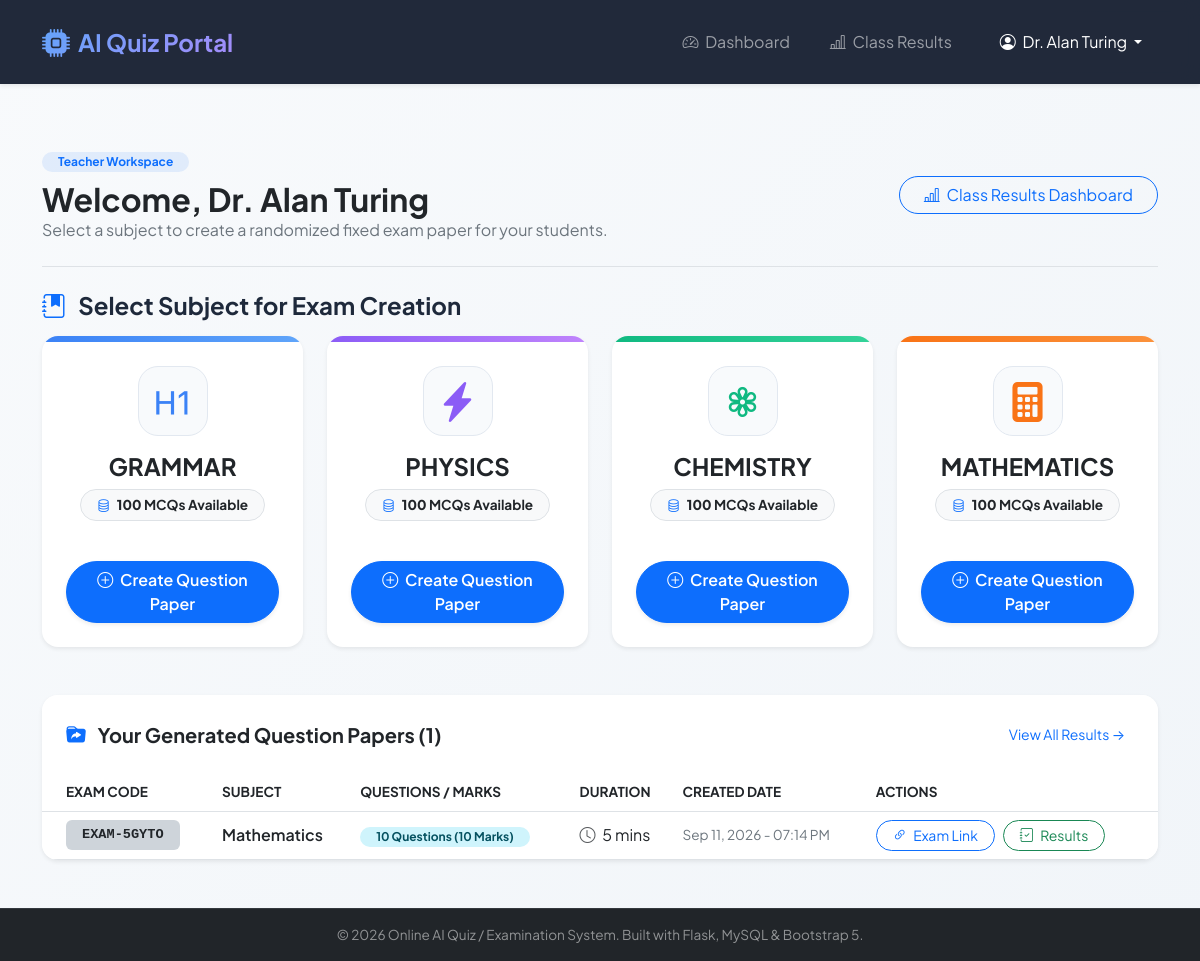
The page /teacher/dashboard (signed in) on the database its author committed.
### my quize protol/app/models/teacher.py (models this page shows, shortened)
class Teacher(UserMixin, db.Model):
    __tablename__ = 'teachers'
    id = db.Column(db.Integer, primary_key=True)
    teacher_id = db.Column(db.String(50), unique=True, nullable=False, index=True)
    name = db.Column(db.String(100), nullable=False)
    password_hash = db.Column(db.String(255), nullable=False)
    created_at = db.Column(db.DateTime, default=datetime.utcnow)
    exams = db.relationship('Exam', backref='teacher', lazy='dynamic', cascade='all, delete-orphan')

### my quize protol/app/models/subject.py (models this page shows, shortened)
class Subject(db.Model):
    __tablename__ = 'subjects'
    id = db.Column(db.Integer, primary_key=True)
    name = db.Column(db.String(100), unique=True, nullable=False, index=True)
    questions = db.relationship('Question', backref='subject', lazy='dynamic', cascade='all, delete-orphan')
    exams = db.relationship('Exam', backref='subject', lazy='dynamic', cascade='all, delete-orphan')

### my quize protol/app/models/exam.py (models this page shows, shortened)
class Exam(db.Model):
    __tablename__ = 'exams'
    id = db.Column(db.Integer, primary_key=True)
    subject_id = db.Column(db.Integer, db.ForeignKey('subjects.id', ondelete='CASCADE'), nullable=False, index=True)
    teacher_id = db.Column(db.Integer, db.ForeignKey('teachers.id', ondelete='CASCADE'), nullable=False, index=True)
    exam_code = db.Column(db.String(20), unique=True, nullable=False, index=True)
    exam_token = db.Column(db.String(64), unique=True, nullable=False, index=True)
    total_questions = db.Column(db.Integer, nullable=False)
    total_marks = db.Column(db.Integer, nullable=False)
    duration = db.Column(db.Integer, nullable=False) # Duration in minutes
    created_at = db.Column(db.DateTime, default=datetime.utcnow)
    expires_at = db.Column(db.DateTime, nullable=True)
    status = db.Column(db.String(20), default='active', nullable=False) # 'active', 'closed'
    exam_questions = db.relationship(
        'ExamQuestion',
        backref='exam',
        lazy='joined',
        order_by='ExamQuestion.question_order',
        cascade='all, delete-orphan'
    )
    students = db.relationship('Student', backref='exam', lazy='dynamic', cascade='all, delete-orphan')
    results = db.relationship('Result', backref='exam', lazy='dynamic', cascade='all, delete-orphan')

### my quize protol/app/teacher/routes.py (the view)
@teacher_bp.route('/dashboard')
@login_required
def dashboard():
    subjects = Subject.query.all()
    subject_cards = []
    for sub in subjects:
        q_count = Question.query.filter_by(subject_id=sub.id).count()
        subject_cards.append({
            'id': sub.id,
            'name': sub.name,
            'question_count': q_count
        })
    teacher_exams = Exam.query.filter_by(teacher_id=current_user.id).order_by(Exam.created_at.desc()).all()
    return render_template(
        'teacher/dashboard.html',
        subject_cards=subject_cards,
        exams=teacher_exams,
        total_exams=len(teacher_exams)
    )

### my quize protol/app/templates/teacher/dashboard.html (shortened to what this page needs)
{% extends "base.html" %}
{% block content %}
<div class="container py-4">
    <div class="d-flex flex-column flex-md-row align-items-md-center justify-content-between pb-4 mb-4 border-bottom">
        <div>
            <span class="badge bg-primary-soft text-primary px-3 py-1 rounded-pill mb-2">Teacher Workspace</span>
            <h2 class="fw-bold text-dark mb-0">Welcome, {{ current_user.name }}</h2>
            <p class="text-secondary mb-0">Select a subject to create a randomized fixed exam paper for your students.</p>
        </div>
        <div class="mt-3 mt-md-0 d-flex gap-2">
            <a href="{{ url_for('teacher.results') }}" class="btn btn-outline-primary rounded-pill px-4">
                <i class="bi bi-bar-chart-line me-1"></i> Class Results Dashboard
            </a>
        </div>
    </div>
    <h4 class="fw-bold mb-3"><i class="bi bi-journal-bookmark-fill text-primary me-2"></i> Select Subject for Exam Creation</h4>
    <div class="row g-4 mb-5">
        {% for card in subject_cards %}
            <div class="col-sm-6 col-lg-3">
                <div class="card subject-card h-100 border-0 shadow-sm rounded-4 overflow-hidden position-relative">
                    {% if card.name == 'Grammar' %}
                        <div class="card-gradient-bar bg-gradient-blue"></div>
                    {% elif card.name == 'Physics' %}
                        <div class="card-gradient-bar bg-gradient-purple"></div>
                    {% elif card.name == 'Chemistry' %}
                        <div class="card-gradient-bar bg-gradient-green"></div>
                    {% else %}
                        <div class="card-gradient-bar bg-gradient-orange"></div>
                    {% endif %}
                    <div class="card-body p-4 text-center d-flex flex-column justify-content-between">
                        <div>
                            <div class="subject-icon-box mx-auto mb-3">
                                {% if card.name == 'Grammar' %}
                                    <i class="bi bi-type-h1 text-blue fs-1"></i>
                                {% elif card.name == 'Physics' %}
                                    <i class="bi bi-lightning-charge-fill text-purple fs-1"></i>
                                {% elif card.name == 'Chemistry' %}
                                    <i class="bi bi-flower3 text-green fs-1"></i>
                                {% else %}
                                    <i class="bi bi-calculator-fill text-orange fs-1"></i>
                                {% endif %}
                            </div>
                            <h4 class="fw-bold text-uppercase tracking-wider mb-2">{{ card.name }}</h4>
                            <div class="badge bg-light text-dark border px-3 py-2 rounded-pill fs-7 mb-4">
                                <i class="bi bi-database me-1 text-primary"></i> <strong>{{ card.question_count }}</strong> MCQs Available
                            </div>
                        </div>
                        <a href="{{ url_for('teacher.create_exam', subject_id=card.id) }}" class="btn btn-primary btn-gradient w-100 rounded-pill py-2.5 fw-semibold shadow-sm mt-3">
                            <i class="bi bi-plus-circle me-1"></i> Create Question Paper
                        </a>
                    </div>
                </div>
            </div>
        {% endfor %}
    </div>
    <div class="card border-0 shadow-sm rounded-4 overflow-hidden">
        <div class="card-header bg-white p-4 border-0 d-flex align-items-center justify-content-between">
            <h5 class="fw-bold mb-0"><i class="bi bi-folder-symlink-fill text-primary me-2"></i> Your Generated Question Papers ({{ total_exams }})</h5>
            <a href="{{ url_for('teacher.results') }}" class="btn btn-sm btn-link text-decoration-none">View All Results &rarr;</a>
        </div>
        <div class="card-body p-0">
            {% if exams %}
                <div class="table-responsive">
                    <table class="table table-hover align-middle mb-0">
                        <thead class="bg-light text-secondary fs-7 text-uppercase">
                            <tr>
                                <th class="ps-4">Exam Code</th>
                                <th>Subject</th>
                                <th>Questions / Marks</th>
                                <th>Duration</th>
                                <th>Created Date</th>
                                <th>Actions</th>
                            </tr>
                        </thead>
                        <tbody>
                            {% for exam in exams %}
                                <tr>
                                    <td class="ps-4 fw-bold">
                                        <span class="badge bg-dark-subtle text-dark px-3 py-2 fs-7 font-monospace">
                                            {{ exam.exam_code }}
                                        </span>
                                    </td>
                                    <td><span class="fw-semibold text-dark">{{ exam.subject.name }}</span></td>
                                    <td>
                                        <span class="badge bg-info-subtle text-info-emphasis px-3 py-1 rounded-pill">
                                            {{ exam.total_questions }} Questions ({{ exam.total_marks }} Marks)
                                        </span>
                                    </td>
                                    <td><i class="bi bi-clock me-1 text-muted"></i> {{ exam.duration }} mins</td>
                                    <td class="text-secondary fs-7">{{ exam.created_at.strftime('%b %d, %Y - %I:%M %p') }}</td>
                                    <td>
                                        <div class="d-flex gap-2">
                                            <a href="{{ url_for('teacher.exam_created', token=exam.exam_token) }}" class="btn btn-sm btn-outline-primary rounded-pill px-3">
                                                <i class="bi bi-link-45deg me-1"></i> Exam Link
                                            </a>
                                            <a href="{{ url_for('teacher.results', exam_id=exam.id) }}" class="btn btn-sm btn-outline-success rounded-pill px-3">
                                                <i class="bi bi-journal-check me-1"></i> Results
                                            </a>
                                        </div>
                                    </td>
                                </tr>
                            {% endfor %}
                        </tbody>
                    </table>
                </div>
            {% else %}
                <div class="p-5 text-center text-muted">
                    <i class="bi bi-card-checklist fs-1 text-secondary opacity-50 d-block mb-3"></i>
                    <p class="mb-0">No exam papers generated yet. Select a subject above to create your first question paper.</p>
                </div>
            {% endif %}
        </div>
    </div>
</div>
{% endblock %}

### my quize protol/app/templates/base.html (shortened to what this page needs)
<!DOCTYPE html>
<html lang="en">
<head>
    <link href="https://cdn.jsdelivr.net/npm/bootstrap@5.3.0/dist/css/bootstrap.min.css" rel="stylesheet">
    <link href="https://cdn.jsdelivr.net/npm/bootstrap-icons@1.10.5/font/bootstrap-icons.css" rel="stylesheet">
    <link rel="stylesheet" href="{{ url_for('static', filename='css/style.css') }}">
</head>
<body class="d-flex flex-column min-vh-100 bg-light-gradient">
    <nav class="navbar navbar-expand-lg navbar-dark bg-dark-glass sticky-top shadow-sm py-3">
        <div class="container">
            <a class="navbar-brand d-flex align-items-center gap-2 fw-bold text-gradient" href="{{ url_for('student.index') }}">
                <i class="bi bi-cpu-fill fs-3 text-primary"></i>
                <span class="fs-4">AI Quiz Portal</span>
            </a>
            <div class="collapse navbar-collapse" id="navbarNav">
                <ul class="navbar-nav ms-auto align-items-center gap-2">
                    {% if current_user.is_authenticated %}
                        <li class="nav-item">
                            <a class="nav-link px-3" href="{{ url_for('teacher.dashboard') }}">
                                <i class="bi bi-speedometer2 me-1"></i> Dashboard
                            </a>
                        </li>
                        <li class="nav-item">
                            <a class="nav-link px-3" href="{{ url_for('teacher.results') }}">
                                <i class="bi bi-bar-chart-line me-1"></i> Class Results
                            </a>
                        </li>
                        <li class="nav-item dropdown ms-lg-2">
                            <a class="nav-link dropdown-toggle btn btn-outline-light text-white px-3 border-secondary rounded-pill" href="#" role="button" data-bs-toggle="dropdown">
                                <i class="bi bi-person-circle me-1"></i> {{ current_user.name }}
                            </a>
                        </li>
                    {% else %}
                        <li class="nav-item">
                            <a class="btn btn-gradient-primary rounded-pill px-4" href="{{ url_for('auth.login') }}">
                                <i class="bi bi-shield-lock me-1"></i> Teacher Login
                            </a>
                        </li>
                    {% endif %}
                </ul>
            </div>
        </div>
    </nav>
    <main class="flex-grow-1 py-4">
        {% block content %}{% endblock %}
    </main>
    <footer class="footer mt-auto py-3 bg-dark text-white-50 border-top border-secondary border-opacity-25">
        <div class="container text-center fs-7">
            <p class="mb-0">&copy; 2026 Online AI Quiz / Examination System. Built with Flask, MySQL & Bootstrap 5.</p>
        </div>
    </footer>
</body>
</html>

### my quize protol/app/static/css/style.css (style rules this page uses)
:root { --font-primary: 'Plus Jakarta Sans', 'Outfit', -apple-system, BlinkMacSystemFont, sans-serif; --primary-color: #3b82f6; --primary-hover: #2563eb; --dark-bg: #0f172a; --light-bg-gradient: linear-gradient(135deg, #f8fafc 0%, #f1f5f9 100%); --card-shadow: 0 10px 30px -5px rgba(0, 0, 0, 0.05), 0 4px 12px -2px rgba(0, 0, 0, 0.02); }
body { font-family: var(--font-primary); background: var(--light-bg-gradient); color: #1e293b; -webkit-font-smoothing: antialiased; }
.bg-dark-glass { background-color: rgba(15, 23, 42, 0.92) !important; backdrop-filter: blur(12px); -webkit-backdrop-filter: blur(12px); }
.text-gradient { background: linear-gradient(135deg, #60a5fa 0%, #a78bfa 100%); -webkit-background-clip: text; background-clip: text; -webkit-text-fill-color: transparent; }
.bg-primary-soft { background-color: rgba(59, 130, 246, 0.12); }
.fs-7 { font-size: 0.85rem; }
.subject-card { transition: transform 0.3s cubic-bezier(0.4, 0, 0.2, 1), box-shadow 0.3s ease; }
.card-gradient-bar { height: 6px; width: 100%; }
.bg-gradient-blue { background: linear-gradient(90deg, #3b82f6, #60a5fa); }
.bg-gradient-purple { background: linear-gradient(90deg, #8b5cf6, #c084fc); }
.bg-gradient-green { background: linear-gradient(90deg, #10b981, #34d399); }
.bg-gradient-orange { background: linear-gradient(90deg, #f97316, #fb923c); }
.subject-icon-box { width: 70px; height: 70px; border-radius: 20px; background: #f8fafc; display: flex; align-items: center; justify-content: center; border: 1px solid #e2e8f0; }
.text-blue { color: #3b82f6; }
.text-purple { color: #8b5cf6; }
.text-green { color: #10b981; }
.text-orange { color: #f97316; }

### rows shown on the page
Teacher: name "Dr. Alan Turing"
Subject: name "GRAMMAR", question_count "100"
Subject: name "PHYSICS", question_count "100"
Subject: name "CHEMISTRY", question_count "100"
Subject: name "MATHEMATICS", question_count "100"
Exam: exam_code "EXAM-5GYTO", subject.name "Mathematics", total_questions "10", total_marks "10", duration "5", created_at "Sep 11, 2026 - 07:14 PM"

### other values the page prints
{{ total_exams }} "1"
